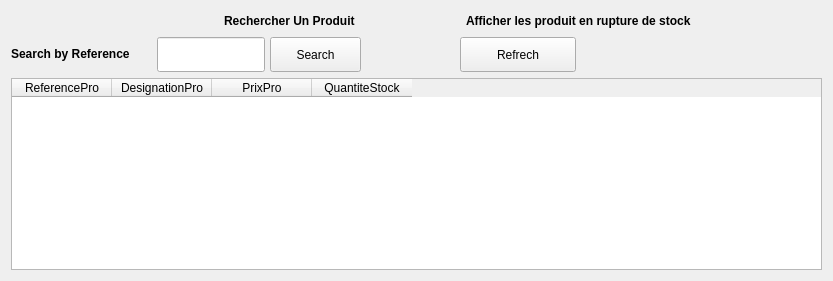
                <widget class="QWidget" name="tab_2">
                 <attribute name="title">
                  <string>Search rupture</string>
                 </attribute>
                 <layout class="QGridLayout" name="gridLayout_7">
                  <item row="0" column="5" colspan="2">
                   <widget class="QLabel" name="label_10">
                    <property name="text">
                     <string>&lt;html&gt;&lt;head/&gt;&lt;body&gt;&lt;p&gt;&lt;span style=&quot; font-weight:700;&quot;&gt;Afficher les produit en rupture de stock&lt;/span&gt;&lt;/p&gt;&lt;/body&gt;&lt;/html&gt;</string>
                    </property>
                   </widget>
                  </item>
                  <item row="1" column="6" colspan="2">
                   <spacer name="horizontalSpacer_21">
                    <property name="orientation">
                     <enum>Qt::Horizontal</enum>
                    </property>
                    <property name="sizeHint" stdset="0">
                     <size>
                      <width>240</width>
                      <height>20</height>
                     </size>
                    </property>
                   </spacer>
                  </item>
                  <item row="0" column="0">
                   <spacer name="horizontalSpacer_7">
                    <property name="orientation">
                     <enum>Qt::Horizontal</enum>
                    </property>
                    <property name="sizeHint" stdset="0">
                     <size>
                      <width>99</width>
                      <height>20</height>
                     </size>
                    </property>
                   </spacer>
                  </item>
                  <item row="1" column="0" colspan="3">
                   <layout class="QHBoxLayout" name="horizontalLayout_4">
                    <property name="spacing">
                     <number>5</number>
                    </property>
                    <item>
                     <widget class="QLabel" name="label_25">
                      <property name="minimumSize">
                       <size>
                        <width>141</width>
                        <height>31</height>
                       </size>
                      </property>
                      <property name="text">
                       <string>&lt;html&gt;&lt;head/&gt;&lt;body&gt;&lt;p&gt;&lt;span style=&quot; font-weight:700;&quot;&gt;Search by Reference&lt;/span&gt;&lt;/p&gt;&lt;/body&gt;&lt;/html&gt;</string>
                      </property>
                     </widget>
                    </item>
                    <item>
                     <widget class="QLineEdit" name="linedit_search_produit">
                      <property name="minimumSize">
                       <size>
                        <width>50</width>
                        <height>35</height>
                       </size>
                      </property>
                      <property name="styleSheet">
                       <string notr="true"/>
                      </property>
                     </widget>
                    </item>
                    <item>
                     <widget class="QPushButton" name="btn_search_produit">
                      <property name="minimumSize">
                       <size>
                        <width>91</width>
                        <height>35</height>
                       </size>
                      </property>
                      <property name="styleSheet">
                       <string notr="true"/>
                      </property>
                      <property name="text">
                       <string>Search</string>
                      </property>
                     </widget>
                    </item>
                   </layout>
                  </item>
                  <item row="0" column="2" colspan="3">
                   <spacer name="horizontalSpacer_8">
                    <property name="orientation">
                     <enum>Qt::Horizontal</enum>
                    </property>
                    <property name="sizeHint" stdset="0">
                     <size>
                      <width>99</width>
                      <height>20</height>
                     </size>
                    </property>
                   </spacer>
                  </item>
                  <item row="0" column="1">
                   <widget class="QLabel" name="label_11">
                    <property name="text">
                     <string>&lt;html&gt;&lt;head/&gt;&lt;body&gt;&lt;p&gt;&lt;span style=&quot; font-weight:700;&quot;&gt;Rechercher Un Produit&lt;/span&gt;&lt;/p&gt;&lt;/body&gt;&lt;/html&gt;</string>
                    </property>
                   </widget>
                  </item>
                  <item row="2" column="0" colspan="8">
                   <widget class="QTableWidget" name="table_rupture_stock">
                    <property name="styleSheet">
                     <string notr="true"/>
                    </property>
                    <column>
                     <property name="text">
                      <string>ReferencePro</string>
                     </property>
                    </column>
                    <column>
                     <property name="text">
                      <string>DesignationPro</string>
                     </property>
                    </column>
                    <column>
                     <property name="text">
                      <string>PrixPro</string>
                     </property>
                    </column>
                    <column>
                     <property name="text">
                      <string>QuantiteStock</string>
                     </property>
                    </column>
                   </widget>
                  </item>
                  <item row="1" column="3">
                   <spacer name="horizontalSpacer_20">
                    <property name="orientation">
                     <enum>Qt::Horizontal</enum>
                    </property>
                    <property name="sizeHint" stdset="0">
                     <size>
                      <width>75</width>
                      <height>20</height>
                     </size>
                    </property>
                   </spacer>
                  </item>
                  <item row="0" column="7">
                   <spacer name="horizontalSpacer_10">
                    <property name="orientation">
                     <enum>Qt::Horizontal</enum>
                    </property>
                    <property name="sizeHint" stdset="0">
                     <size>
                      <width>79</width>
                      <height>20</height>
                     </size>
                    </property>
                   </spacer>
                  </item>
                  <item row="1" column="4" colspan="2">
                   <widget class="QPushButton" name="btn_refrech_table_rupture_stock">
                    <property name="minimumSize">
                     <size>
                      <width>91</width>
                      <height>35</height>
                     </size>
                    </property>
                    <property name="styleSheet">
                     <string notr="true"/>
                    </property>
                    <property name="text">
                     <string>Refrech</string>
                    </property>
                   </widget>
                  </item>
                 </layout>
                </widget>
